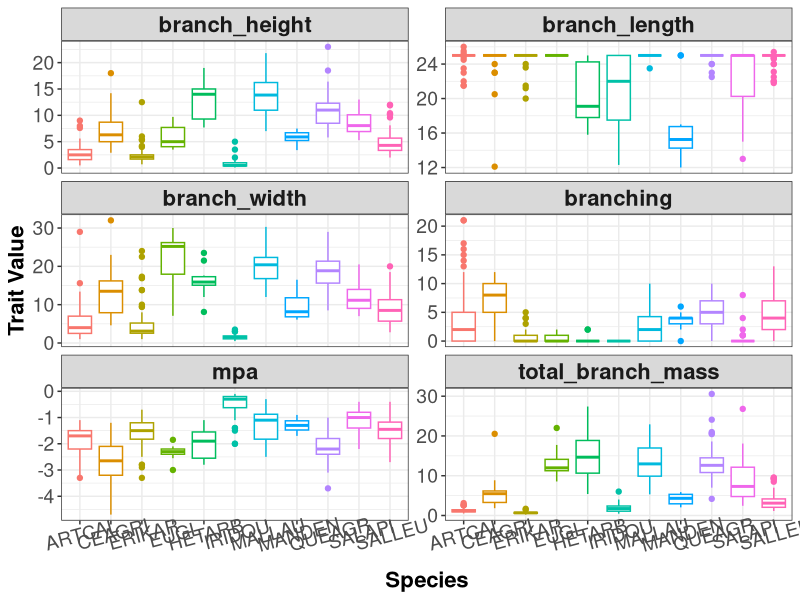
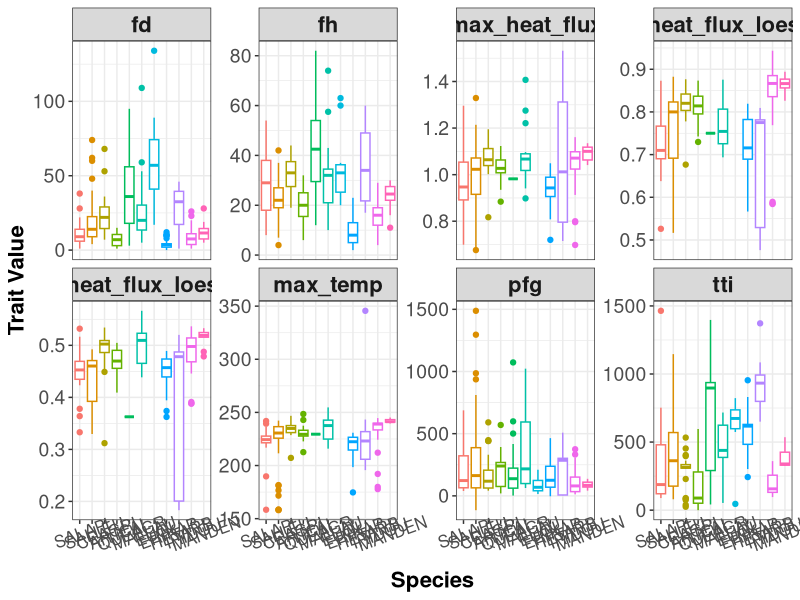
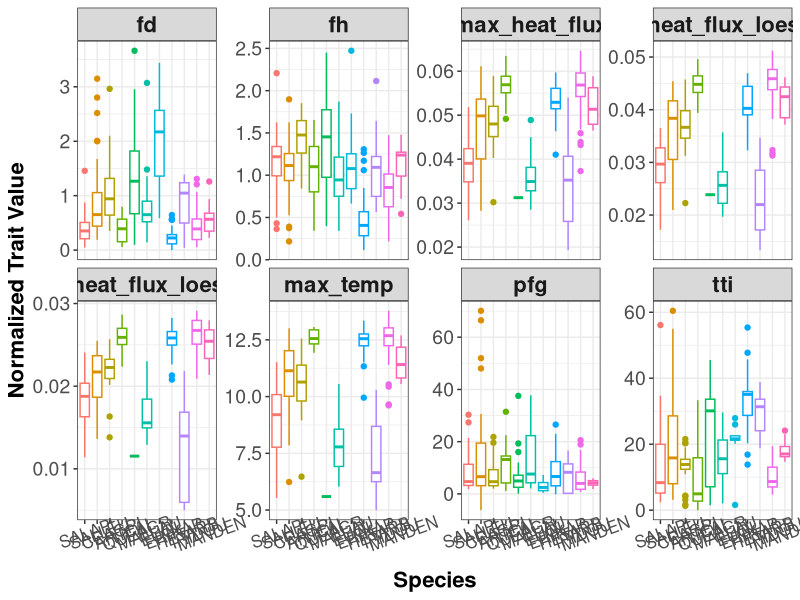
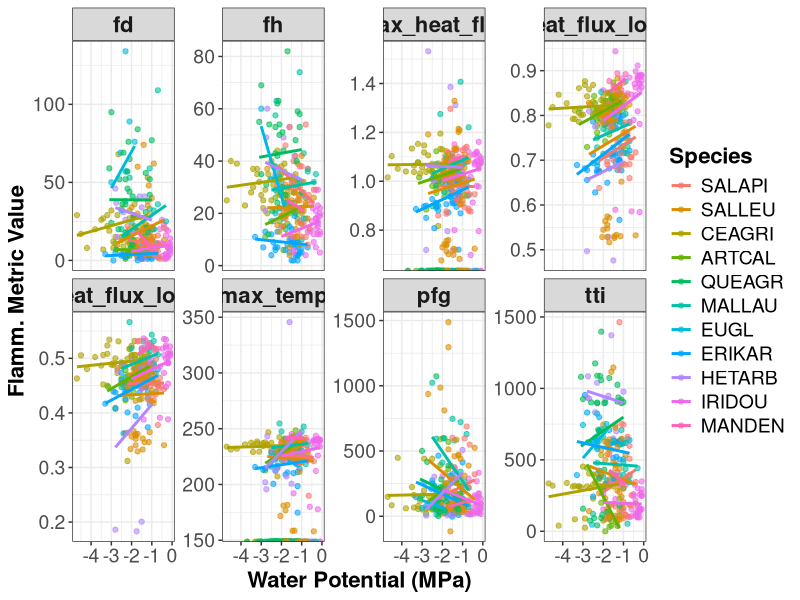
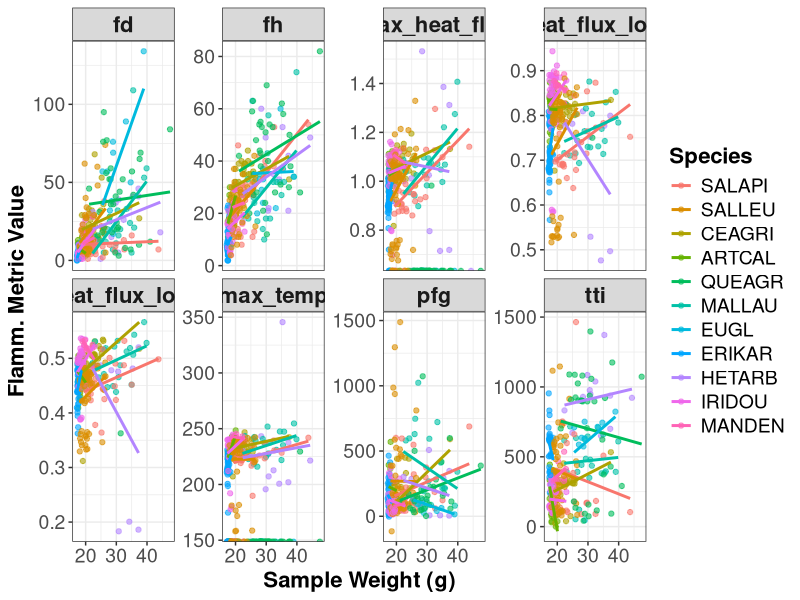
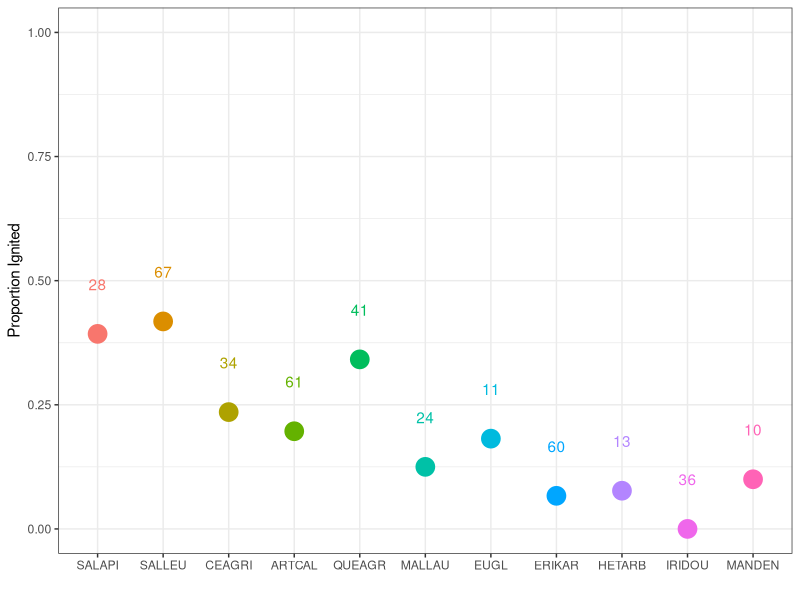
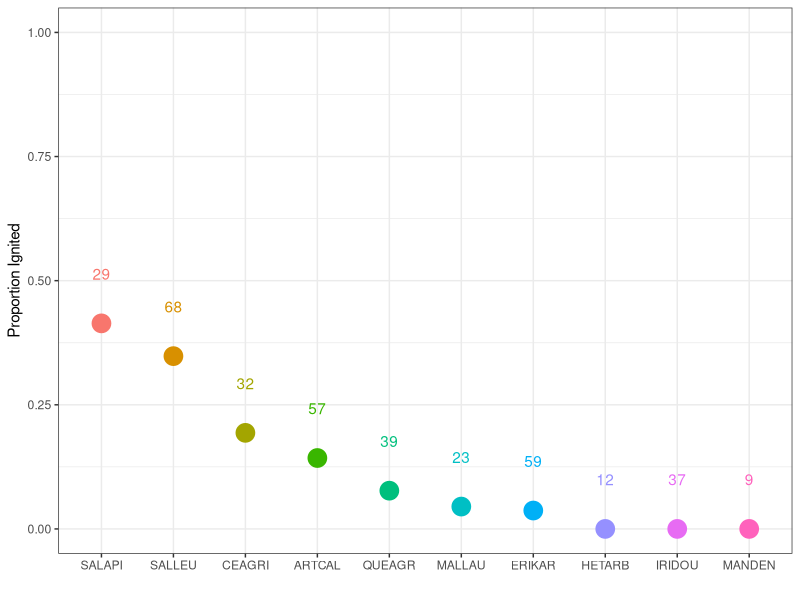
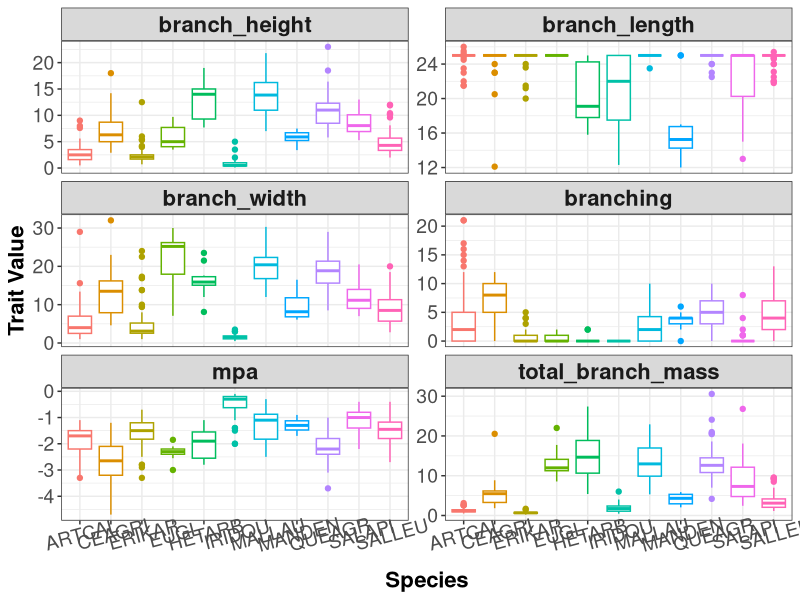

Write R code to recreate these figures, in order.
## ---- chunk 1
knitr::opts_chunk$set(echo = TRUE)

# packages
library(tidyverse)
library(here)
library(lubridate)
library(ggfortify)

# defining functions
here = here::here

# reading in data
flamm.df <- read.csv(here('data', 'processed-data', 'clean_flamm_data.csv'))
## ---- chunk 2
traits.df.long <- flamm.df %>% 
  select(date, species, plant, rep, branch_length, branch_width,
         branch_height, total_branch_mass, branching, mpa) %>% 
  mutate(total_branch_mass = as.numeric(total_branch_mass) - 16.9336) %>% 
  mutate(branch_width = as.numeric(branch_width)) %>% 
  filter(branch_height < 100) %>% 
  pivot_longer(!c(date, species, plant, rep), names_to = 'trait', values_to = 'value')

ggplot(traits.df.long, aes(x = species, y = value, color = species)) +
  geom_boxplot() +
  labs(x = "Species", y = "Trait Value") +
  facet_wrap(~trait, ncol = 2, scales = 'free_y') +
  theme_bw() +
  theme(legend.position = 'none',
        axis.title = element_text(face = 'bold', size = 16),
        axis.text = element_text(size = 14),
        strip.text = element_text(face = 'bold', size = 16),
        axis.text.x = element_text(angle = 15))

ggsave(here('figures', 'plant.traits.exploratory.boxplot.jpg'), height = 10, width = 16)
## ---- chunk 3
flamm.df.long <- flamm.df %>% 
  select(date, species, plant, rep, mpa, total_branch_mass, fh, fd, tti, pfg, max_temp, max_heat_flux, max_heat_flux_loessCH7, max_heat_flux_loessCH8) %>%  # took out  gd, gti, ttfg for now
  pivot_longer(!c(date, species, plant, rep, mpa, total_branch_mass), names_to = 'trait', values_to = 'value') %>% 
  mutate(species = factor(species, levels = c('SALAPI', 'SALLEU', 'CEAGRI', 'ARTCAL', 'QUEAGR', 'MALLAU', 'EUGL', 'ERIKAR', 'HETARB', 'IRIDOU', 'MANDEN'))) #note that EUGL needs to change to EUCGLO

flamm.df.long %>% 
ggplot(aes(x = species, y = value, color = species)) +
  geom_boxplot() +
  labs(x = "Species", y = "Trait Value") +
  facet_wrap(~trait, ncol = 4, scales = 'free_y') +
  theme_bw() +
  theme(legend.position = 'none',
        axis.title = element_text(face = 'bold', size = 16),
        axis.text = element_text(size = 14),
        strip.text = element_text(face = 'bold', size = 16),
        axis.text.x = element_text(angle = 20, size = 12))

ggsave(here('figures', 'flamm.metrics.exploratory.boxplot.jpg'), height = 12, width = 20)
## ---- chunk 4
flamm.df.long %>% 
  mutate(norm_value = value/as.numeric(total_branch_mass)) %>% 
ggplot(aes(x = species, y = norm_value, color = species)) +
  geom_boxplot() +
  labs(x = "Species", y = "Normalized Trait Value") +
  facet_wrap(~trait, ncol = 4, scales = 'free_y') +
  theme_bw() +
  theme(legend.position = 'none',
        axis.title = element_text(face = 'bold', size = 16),
        axis.text = element_text(size = 14),
        strip.text = element_text(face = 'bold', size = 16),
        axis.text.x = element_text(angle = 20, size = 12))

ggsave(here('figures', 'normalized.flamm.metrics.exploratory.boxplot.jpg'), height = 12, width = 20)
## ---- chunk 5
flamm.df.long %>% 
  filter(trait %in% c('fd', 'fh', 'max_heat_flux', 'max_heat_flux_loessCH7', 'max_heat_flux_loessCH8', 'max_temp', 'pfg', 'tti')) %>% 
  ggplot(aes(x = mpa, y = value, color = species)) +
  geom_point(alpha = 0.6, size = 1.5) +
  geom_smooth(method = 'lm', linewidth = 1, alpha = 0.8, se = F) +
  labs(x = 'Water Potential (MPa)', y = 'Flamm. Metric Value', color = 'Species')  +
  facet_wrap(~trait, ncol = 4, scales = 'free_y') +
  theme_bw() +
  theme(axis.title = element_text(face = 'bold', size = 16),
        axis.text = element_text(size = 14),
        legend.title = element_text(face = 'bold', size = 16),
        legend.text = element_text(size = 14),
        strip.text = element_text(face = 'bold', size = 16))

ggsave(here('figures', 'flamm.metrics.vs.mpa.exploratory.jpg'), height = 12, width = 20)
## ---- chunk 6
flamm.df.long %>% 
  filter(trait %in% c('fd', 'fh', 'max_heat_flux', 'max_heat_flux_loessCH7', 'max_heat_flux_loessCH8', 'max_temp', 'pfg', 'tti')) %>% 
ggplot(aes(x = as.numeric(total_branch_mass), y = value, color = species)) +
  geom_point(alpha = 0.6, size = 1.5) +
  geom_smooth(method = 'lm', linewidth = 1, alpha = 0.8, se = F) +
  labs(x = 'Sample Weight (g)', y = 'Flamm. Metric Value', color = 'Species')  +
  facet_wrap(~trait, ncol = 4, scales = 'free_y') +
  theme_bw() +
  theme(axis.title = element_text(face = 'bold', size = 16),
        axis.text = element_text(size = 14),
        legend.title = element_text(face = 'bold', size = 16),
        legend.text = element_text(size = 14),
        strip.text = element_text(face = 'bold', size = 16))

ggsave(here('figures', 'flamm.metrics.vs.sample.wt.exploratory.jpg'), height = 12, width = 20)
## ---- chunk 7
flamm.df.prop.ig1 <- flamm.df %>% 
  group_by(species) %>%
  summarise(n = n()) %>% 
  ungroup() 
  
flamm.df.prop.ig2 <- flamm.df %>% 
  filter(ignition %in% c('M', '0')) %>% 
  group_by(species) %>% 
  summarise(manual_or_nonignitions = n()) %>% 
  select(manual_or_nonignitions)

flamm.df.prop.ig <- cbind(flamm.df.prop.ig1, flamm.df.prop.ig2) %>% 
  mutate(prop.ig = (n-manual_or_nonignitions)/n) %>% 
  mutate(species = factor(species, levels = c('SALAPI', 'SALLEU', 'CEAGRI', 'ARTCAL', 'QUEAGR', 'MALLAU', 'EUGL', 'ERIKAR', 'HETARB', 'IRIDOU', 'MANDEN'))) # note that EUGL needs to change to EUCGLO

rm(flamm.df.prop.ig1, flamm.df.prop.ig2)

ggplot(flamm.df.prop.ig, aes(x = species, y = prop.ig, color = species)) +
  scale_y_continuous(limits = c(0,1)) +
  geom_point(size = 6) +
  geom_text(aes(label = n, x = species, y = prop.ig + 0.1)) +
  labs(x = ' ', y = 'Proportion Ignited') +
  theme_bw() + 
  theme(legend.position = 'none')
## ---- chunk 8
spp <- factor(c('SALAPI', 'SALLEU', 'CEAGRI', 'ARTCAL', 'QUEAGR', 'MALLAU', 'ERIKAR', 'HETARB', 'IRIDOU', 'MANDEN'), levels = c('SALAPI', 'SALLEU', 'CEAGRI', 'ARTCAL', 'QUEAGR', 'MALLAU', 'ERIKAR', 'HETARB', 'IRIDOU', 'MANDEN'))
prop.ig <- c(0.414, 0.348, 0.1935, 0.1428, 0.077, 0.045, 0.037, 0, 0, 0)
n <- c(29, 68, 32, 57, 39, 23, 59, 12, 37, 9)

temp.prop.ig <- data.frame(spp, prop.ig, n)

ggplot(temp.prop.ig, aes(x = spp, y = prop.ig, color = spp)) +
  scale_y_continuous(limits = c(0,1)) +
  geom_point(size = 6) +
  geom_text(aes(label = n, x = spp, y = prop.ig + 0.1)) +
  labs(x = ' ', y = 'Proportion Ignited') +
  theme_bw() + 
  theme(legend.position = 'none')

woo <- flamm.df %>% 
  filter(species == 'MANDEN')
